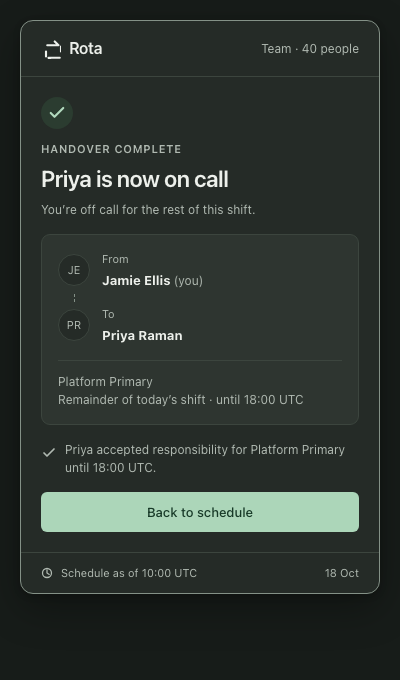
#> input picture evals/iteration-3/runs/oncall-menubar/revision/run-1/outputs/verification/screenshots/accepted-dark.png, 400 x 680 px, given in place of main-light.png, which was not available
$ python contact-sheets.py
#> lines starting #> are read from the running program, lines starting #| are printed output that depends on the picture; pictures that were not available may be replaced by others from this repository, and a replacement may not be noted
from pathlib import Path
from PIL import Image, ImageDraw
folder=Path(__file__).resolve().parent/'screenshots'
for theme in ['light','dark']:
    sheet=Image.new('RGB',(1400,720),(213,218,215))
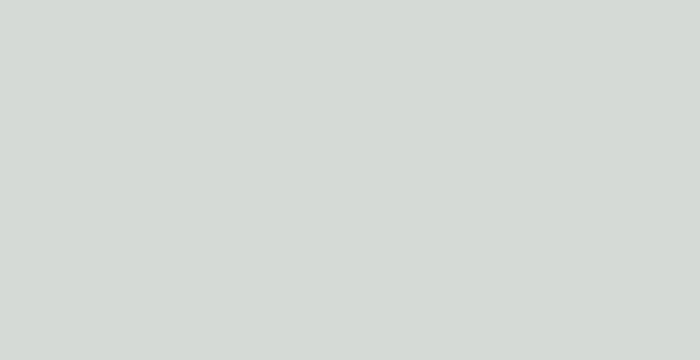
#> sheet: PIL image 1400x720 RGB (shown at 1/2 size); mean R, G, B 213, 218, 215
    draw=ImageDraw.Draw(sheet)
    for i,state in enumerate(['main','compose','review','pending','offline','empty','accepted']):
        img=Image.open(folder/f'{state}-{theme}.png').resize((200,340))
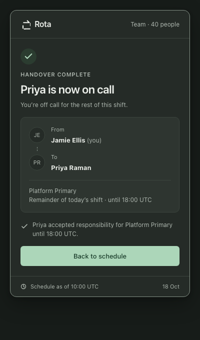
#> img: PIL image 200x340 RGB; mean R, G, B 45.1, 52.8, 47.6
        x=(i%4)*350+70;y=(i//4)*360+20
        sheet.paste(img,(x,y))
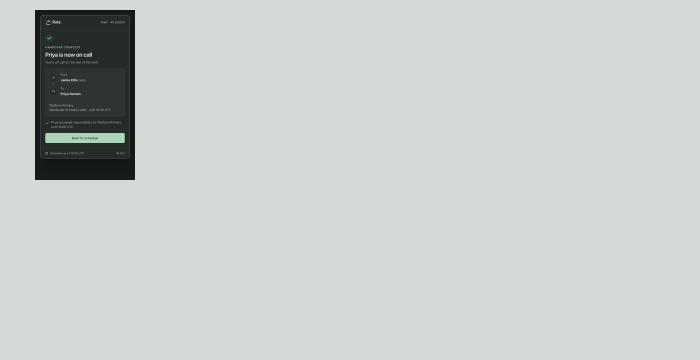
#> sheet: PIL image 1400x720 RGB (shown at 1/2 size); mean R, G, B 201.7, 206.9, 203.7
#> (the run stopped early here; a loop or call above may not have finished)

$ run again, on evals/iteration-3/runs/oncall-menubar/revision/run-1/outputs/verification/screenshots/contact-dark.png
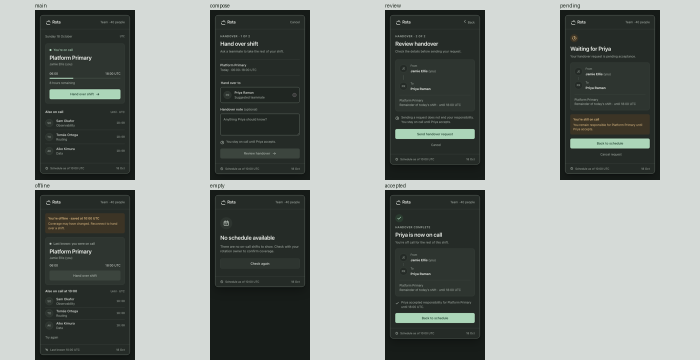
#> input picture evals/iteration-3/runs/oncall-menubar/revision/run-1/outputs/verification/screenshots/contact-dark.png, 1400 x 720 px, given in place of main-light.png, which was not available (shown at 1/2 size)
#> `img=Image.open(folder/f'{state}-{theme}.png').resize((200,340))`:
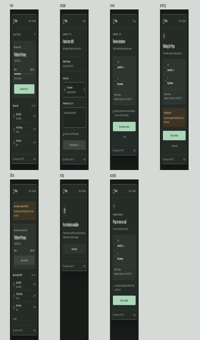
#> img: PIL image 200x340 RGB; mean R, G, B 132.7, 138.4, 134.4
#> `sheet.paste(img,(x,y))`:
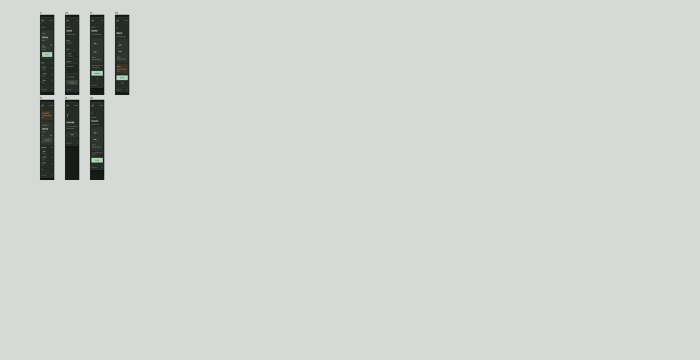
#> sheet: PIL image 1400x720 RGB (shown at 1/2 size); mean R, G, B 207.6, 212.6, 209.6

$ run again, on evals/iteration-3/runs/oncall-menubar/revision/run-1/outputs/verification/screenshots/empty-dark.png
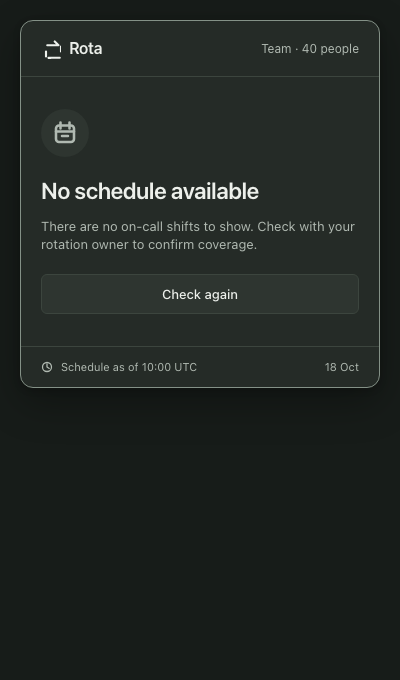
#> input picture evals/iteration-3/runs/oncall-menubar/revision/run-1/outputs/verification/screenshots/empty-dark.png, 400 x 680 px, given in place of main-light.png, which was not available
#> `img=Image.open(folder/f'{state}-{theme}.png').resize((200,340))`:
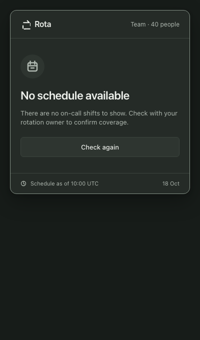
#> img: PIL image 200x340 RGB; mean R, G, B 32.9, 38.5, 34.9
#> `sheet.paste(img,(x,y))`:
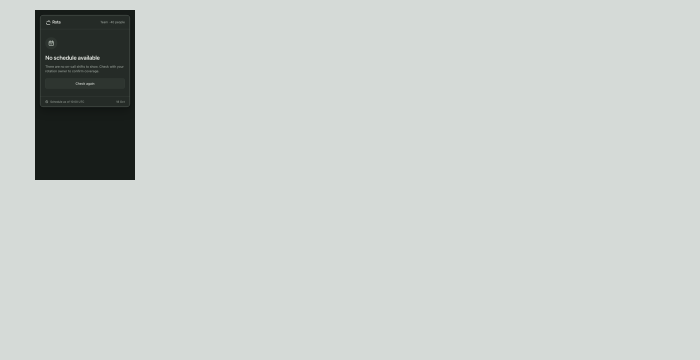
#> sheet: PIL image 1400x720 RGB (shown at 1/2 size); mean R, G, B 200.9, 205.9, 202.8
